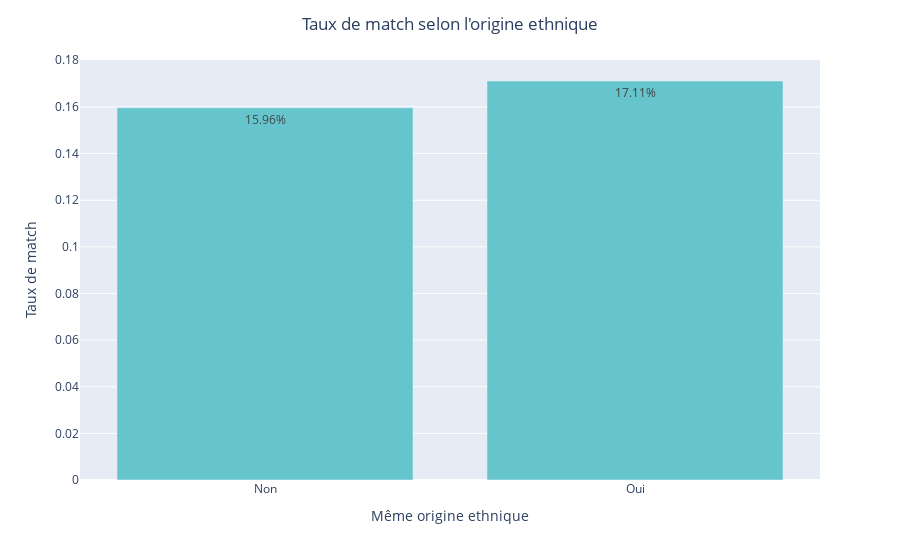

Here is the notebook cell this chart was saved with:
### Markdown cell above
#### Influence d'une même origine ethnique sur un match

### Code cell
# Calculer la proportion de matchs selon samerace
df_grouped = df_sd_clean.groupby("samerace")["match"].mean().reset_index()

fig = px.bar(df_grouped, x="samerace", y="match",
             labels={"samerace": "Même origine ethnique", "match": "Taux de match"},
             text="match", color_discrete_sequence=px.colors.qualitative.Pastel)
fig.update_layout(title="Taux de match selon l'origine ethnique", title_x=0.5)
fig.update_traces(texttemplate="%{text:.2%}")
fig.show()

### Figure 1 — Plotly figure (JSON) as saved in the notebook; plotly's stock layout.template omitted (floating-point values rounded to 4 significant figures)
{"data": [{"hovertemplate": "Même origine ethnique=%{x}<br>Taux de match=%{text}<extra></extra>", "legendgroup": "", "marker": {"color": "rgb(102, 197, 204)", "pattern": {"shape": ""}}, "name": "", "orientation": "v", "showlegend": false, "text": [0.1596, 0.1711], "textposition": "auto", "texttemplate": "%{text:.2%}", "type": "bar", "x": ["Non", "Oui"], "xaxis": "x", "y": [0.1596, 0.1711], "yaxis": "y"}], "layout": {"barmode": "relative", "legend": {"tracegroupgap": 0}, "margin": {"t": 60}, "title": {"text": "Taux de match selon l'origine ethnique", "x": 0.5}, "xaxis": {"anchor": "y", "domain": [0, 1], "title": {"text": "Même origine ethnique"}}, "yaxis": {"anchor": "x", "domain": [0, 1], "title": {"text": "Taux de match"}}}}
